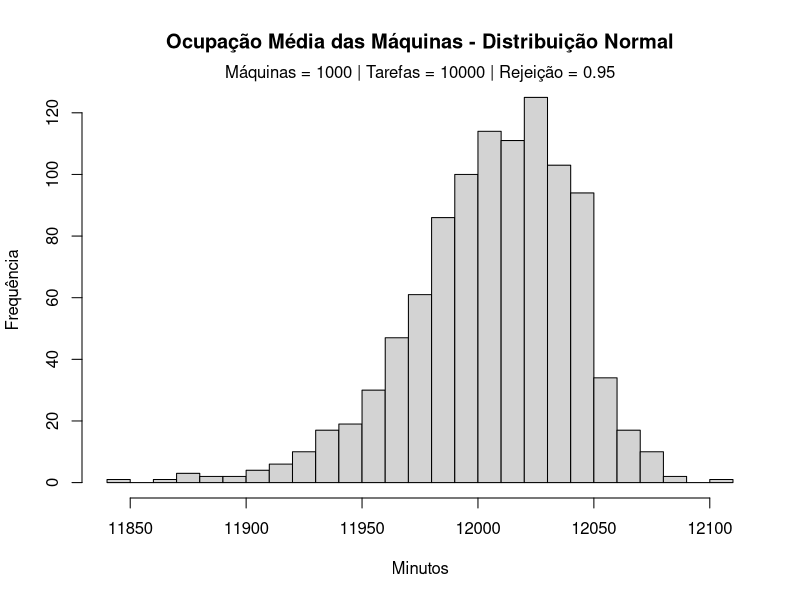

Source code (R):
m1 <- read.table("machines_1.dat", header=TRUE)
m2 <- read.table("machines_2.dat", header=TRUE)
m3 <- read.table("machines_3.dat", header=TRUE)
m4 <- read.table("machines_4.dat", header=TRUE)
m5 <- read.table("machines_5.dat", header=TRUE)
m6 <- read.table("machines_6.dat", header=TRUE)
m7 <- read.table("machines_7.dat", header=TRUE)
m8 <- read.table("machines_8.dat", header=TRUE)
m9 <- read.table("machines_9.dat", header=TRUE)
m10 <- read.table("machines_10.dat", header=TRUE)
m11 <- read.table("machines_11.dat", header=TRUE)
m12 <- read.table("machines_12.dat", header=TRUE)
x <- m1$ocp + m2$ocp + m3$ocp + m4$ocp + m5$ocp + m6$ocp + m7$ocp + m8$ocp + m9$ocp + m10$ocp + m11$ocp + m12$ocp
y <- x/12
disp <- sqrt(var(y))/mean(y)
write(y, "medias.dat", 1)
hist(y, main="Ocupação Média das Máquinas - Distribuição Normal", xlab="Minutos", ylab="Frequência", nclass=25)
mtext("Máquinas = 1000 | Tarefas = 10000 | Rejeição = 0.95", side=3)